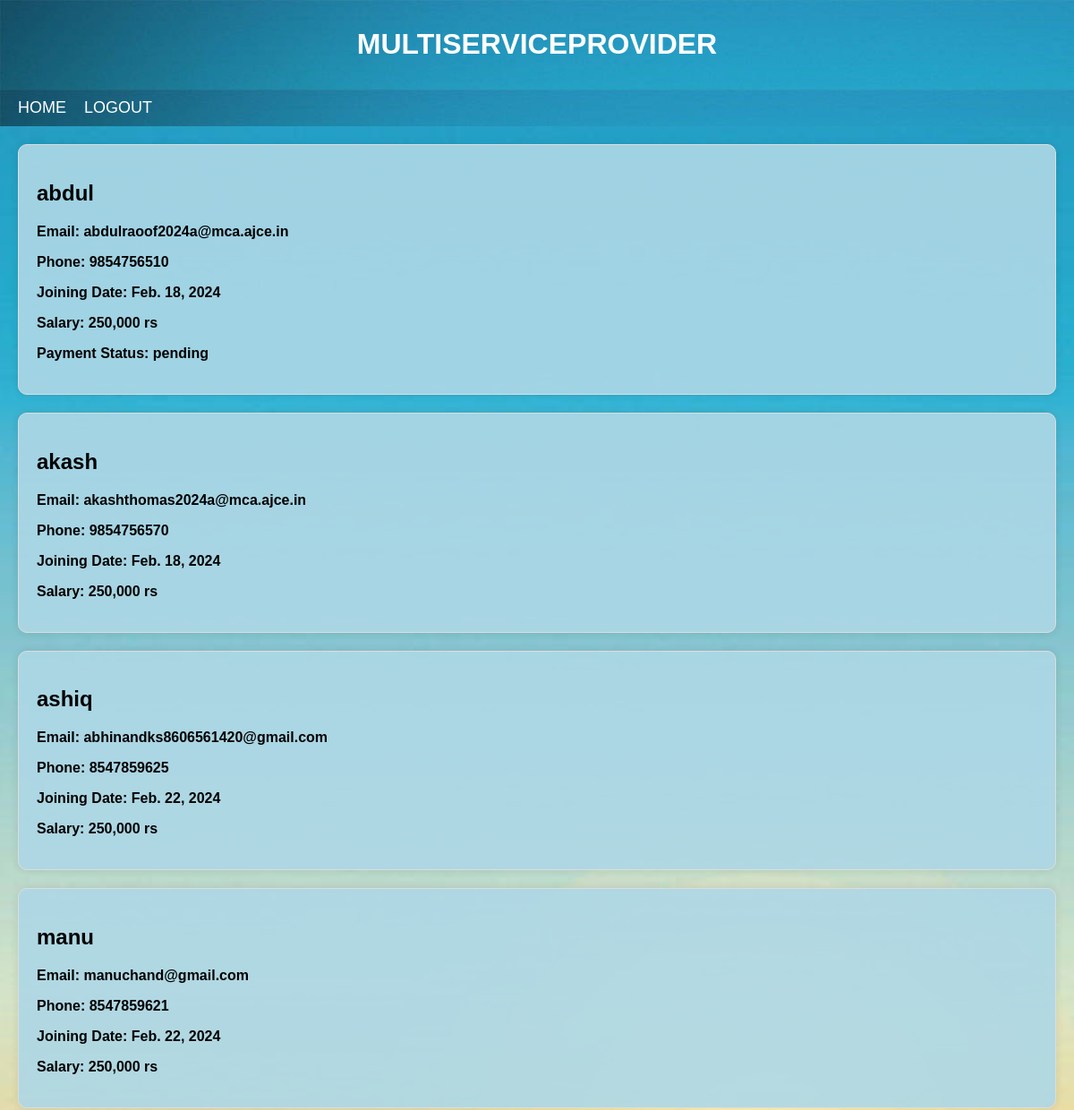
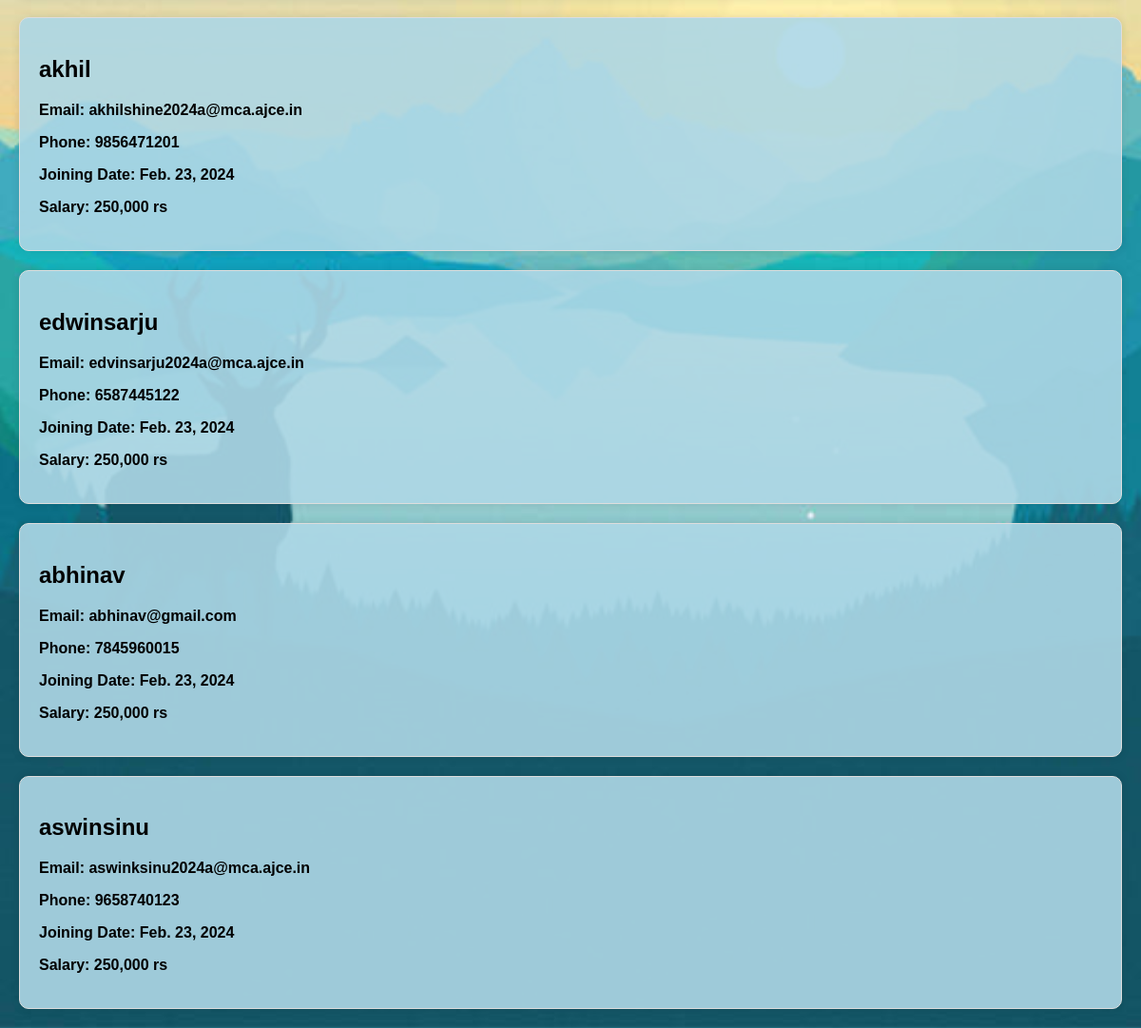
/managerlist/14/ (signed in), run on the app's committed database (2 pictures, top to bottom).
### app1/models.py (models this page shows, shortened)
class BranchManager(models.Model):
    managerid = models.AutoField(primary_key=True)
    user = models.OneToOneField(MyUser, on_delete=models.CASCADE, unique=True)
    providerid = models.ForeignKey(ServiceProvider, on_delete=models.CASCADE)
    providername = models.CharField(max_length=100)
    date_of_joining = models.DateField()
    phone_no = models.CharField(max_length=15)
    state = models.CharField(max_length=100)
    district = models.CharField(max_length=100)
    pincode = models.IntegerField()
    email = models.EmailField(unique=True)

class MyUser(AbstractUser):
    email = models.EmailField(unique=True)
    password = models.CharField(max_length=128, default="")
    role = models.CharField(max_length=15, default='client')
    userid = models.AutoField(primary_key=True)

class Salary(models.Model):
    salaryid = models.AutoField(primary_key=True)
    userid = models.ForeignKey(MyUser, on_delete=models.CASCADE)
    branchid = models.ForeignKey(Branch, on_delete=models.CASCADE)
    date = models.DateField()
    amount = models.DecimalField(max_digits=10, decimal_places=2)
    status = models.CharField(max_length=15, default='pending')

### app1/views.py (the view)
# urls.py: path('managerlist/<int:provider_id>/', manager_list, name='managerlist'),
@login_required
def manager_list(request, provider_id):
    provider = ServiceProvider.objects.get(user=provider_id)
    provider_managers = BranchManager.objects.filter(providerid=provider.providerid)
    manager_salaries = []
    for manager in provider_managers:
        manager_salary = Salary.objects.filter(userid=manager.user.userid)
        manager_salaries.append({'manager': manager, 'salaries': manager_salary})
    context = {'manager_salaries': manager_salaries}
    return render(request, 'manager_list.html', context)

### app1/templates/manager_list.html (shortened to what this page needs)
{% load static %}
<!DOCTYPE html>
<html lang="en">
<head>
</head>
<body>
    <header>
        <h1>MULTISERVICEPROVIDER</h1>
    </header>
    <nav>
        <a href="{% url 'providerpagehome' provider_id=user.userid %}">HOME</a>
        <a href="{% url 'provider_logout' %}">LOGOUT</a>
    </nav>
    {% if manager_salaries %}
    {% for item in manager_salaries %}
    <div class="manager-container">
        <h2>{{ item.manager.user.username }}</h2>
        <p>Email: {{ item.manager.user.email }}</p>
        <p>Phone: {{ item.manager.phone_no }}</p>
        <p>Joining Date: {{ item.manager.date_of_joining }}</p>
        <p>Salary: 250,000 rs</p>
        {% if item.salaries %}
            {% for salary in item.salaries %}
                <p>Payment Status: {{ salary.status }}</p>
            {% endfor %}
        {% endif %}
    </div>
    {% endfor %}
    {% else %}
        <p>No managers found for the selected provider.</p>
    {% endif %}
</body>
</html>

### data on the page
BranchManager: manager.user.username "abdul", manager.user.email "abdulraoof2024a@mca.ajce.in", manager.phone_no "9854756510", manager.date_of_joining "Feb. 18, 2024"
Salary: status "pending"
BranchManager: manager.user.username "akash", manager.user.email "akashthomas2024a@mca.ajce.in", manager.phone_no "9854756570", manager.date_of_joining "Feb. 18, 2024"
BranchManager: manager.user.username "ashiq", manager.user.email "abhinandks8606561420@gmail.com", manager.phone_no "8547859625", manager.date_of_joining "Feb. 22, 2024"
BranchManager: manager.user.username "manu", manager.user.email "manuchand@gmail.com", manager.phone_no "8547859621", manager.date_of_joining "Feb. 22, 2024"
BranchManager: manager.user.username "akhil", manager.user.email "akhilshine2024a@mca.ajce.in", manager.phone_no "9856471201", manager.date_of_joining "Feb. 23, 2024"
BranchManager: manager.user.username "edwinsarju", manager.user.email "edvinsarju2024a@mca.ajce.in", manager.phone_no "6587445122", manager.date_of_joining "Feb. 23, 2024"
BranchManager: manager.user.username "abhinav", manager.user.email "abhinav@gmail.com", manager.phone_no "7845960015", manager.date_of_joining "Feb. 23, 2024"
BranchManager: manager.user.username "aswinsinu", manager.user.email "aswinksinu2024a@mca.ajce.in", manager.phone_no "9658740123", manager.date_of_joining "Feb. 23, 2024"
